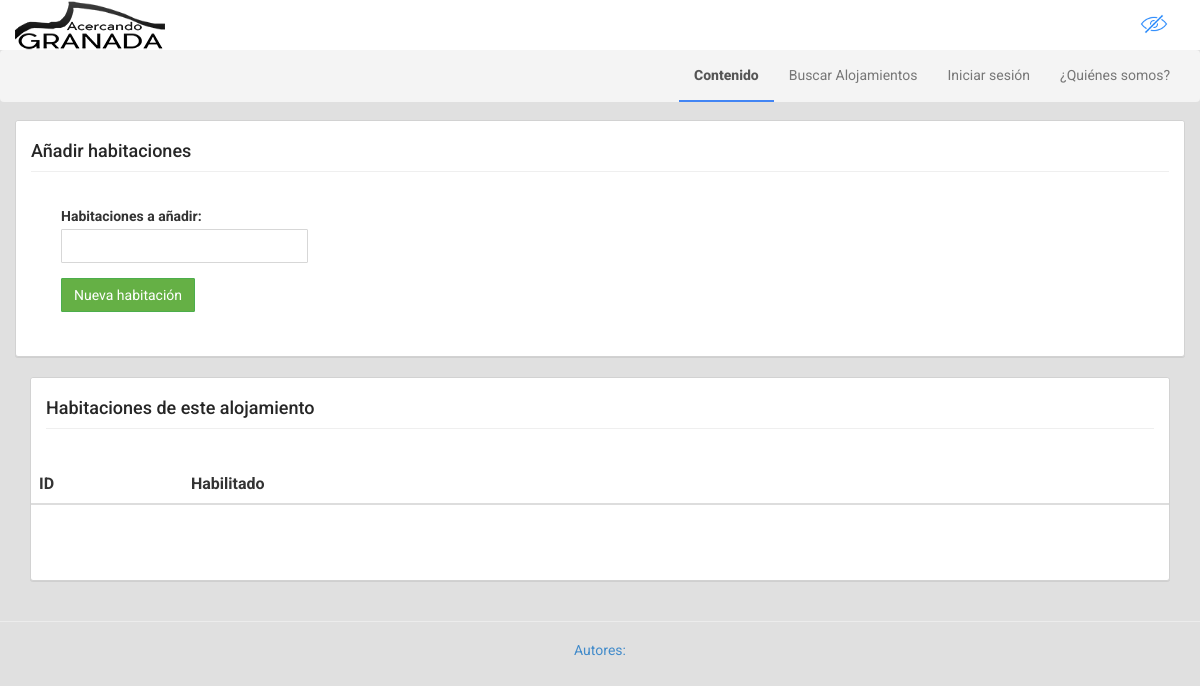
The page /GRXDev/index.php?cat=gestion_habitaciones on the database as committed earlier.
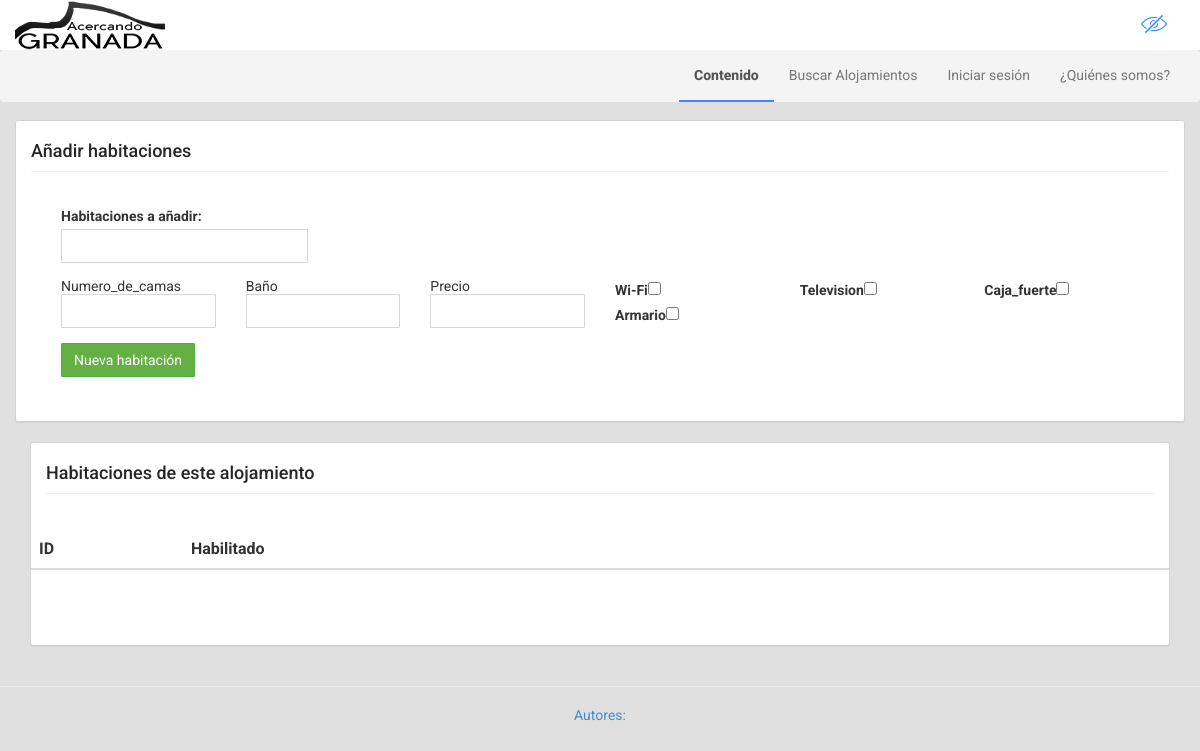
The same page on the database as committed later.
### tables this page shows
CREATE TABLE IF NOT EXISTS `caracteristicas` (
`ID_Caracteristicas` int(10) NOT NULL,
  `Descripcion` varchar(255) NOT NULL,
  `Tipo` varchar(255) NOT NULL,
  `Tipo_check` int(10) NOT NULL
);

### GRXDev/conexionBD.php (called while the page is built)
<?php
include "BD.php";
$datos = new BD("localhost", "root", "", "GRXDev");
?>

### GRXDev/BD.php (called while the page is built, shortened)
<?php
class BD {
    private $localhost;
    private $user;
    private $pass;
    private $conexion = false;
    public function BD($direccion, $usuario, $contrasenia, $basedatos) {
        $this->localhost = $direccion;
        $this->user = $usuario;
        $this->pass = $contrasenia;
        $this->database = $basedatos;
    }
    public function GetMyConnection() {
        if ($this->conexion)
            return $this->conexion;
        $this->conexion = mysql_connect($this->localhost, $this->user, $this->pass) or die('Could not connect to server.');
        return $this->conexion;
    }
    public function Query($cadena) {
        return $res = mysql_query($cadena, $this->GetMyConnection());
    }
}

### GRXDev/gestion_habitaciones.php (the view, shortened to what this page needs)
<div class="container" id="main">
    <div class="row">
<div center-block">
<div class="panel panel-warning">
    <div class="panel-heading"><h4>Añadir habitaciones</h4></div>
    <?php $alojamiento=$_GET['ID_Alojamiento']?>
    <div class="panel-body">
        <form class="form col-md-12" action="script_nueva_habitacion.php?ID_Alojamiento=<?php echo $alojamiento;?>" method="post">
            <div class="form-group col-md-3 col-sm-1">
                <label for="precio">Habitaciones a añadir: </label>
                <input type="number" id="copias" name="copias" class="form-control">
            </div>
            <div style="clear: left">
            <?php
                include 'conexionBD.php';
                $result=$datos->Query("SELECT * FROM caracteristicas WHERE tipo='1' ORDER BY Tipo_check");
                while($fila=mysql_fetch_array($result)){
                    if($fila['Tipo_check']=='1'){
                        echo '<div class="col-md-2 col-sm-2">';
                        echo '<label for="'.$fila['Descripcion'].'">'.utf8_encode($fila['Descripcion']).' </label>';
                        echo '<input type="checkbox"  name="'.$fila['ID_Caracteristicas'].'" value="'.$fila['ID_Caracteristicas'].'" >';
                    }else{
                        echo '<div class="form-group col-md-2 col-sm-2>';
                        echo '<label for="'.$fila['Descripcion'].'">'.utf8_encode($fila['Descripcion']).' </label>';
                        echo '<input type="text" id="'.$fila['ID_Caracteristicas'].'" name="'.$fila['ID_Caracteristicas'].'" class="form-control" >';
                    }
					echo '</div>';
                }
            ?>
            </div>
            <div class="form-group col-md-9 col-sm-9" style="clear:left">
                <button type="submit" class="btn btn-success" >Nueva habitación</button>
            </div>
        </form>
    </div>
</div>
</div>
    <div class="col-md-12 col-sm-12">
        <div class="panel panel-warning">
            <div class="panel-heading"><h4>Habitaciones de este alojamiento</h4></div>
            <div class="panel-body">
                <?php $result=$datos->Query("SELECT * FROM habitacion WHERE ID_Alojamiento='".$alojamiento."'")?>
                <?php if($result){?>
                <div class="row">
                    <div class="table-responsive">
                        <table class="table table-striped">
                            <thead>
                            <tr>
                                <th>ID</th>
                                <th>Habilitado</th>
                                <th></th>
                                <th></th>
                                <th></th>
                                <th></th>
                                <th></th>
                                <th></th>
                                <th></th>
                            </tr>
                            </thead>
                        </table>
                    </div>
                    <div class="col-md-12 text-center">
                    </div>
                </div>
                <?php } ?>
                </div>
            </div>
        </div>
    </div>
</div>

Rows that differ between the two databases and show on the page:
added caracteristicas: Descripcion "Numero_de_camas"
added caracteristicas: Descripcion "Baño"
added caracteristicas: Descripcion "Precio"
added caracteristicas: Descripcion "Wi-Fi"
added caracteristicas: Descripcion "Television"
added caracteristicas: Descripcion "Caja_fuerte"
added caracteristicas: Descripcion "Armario"
